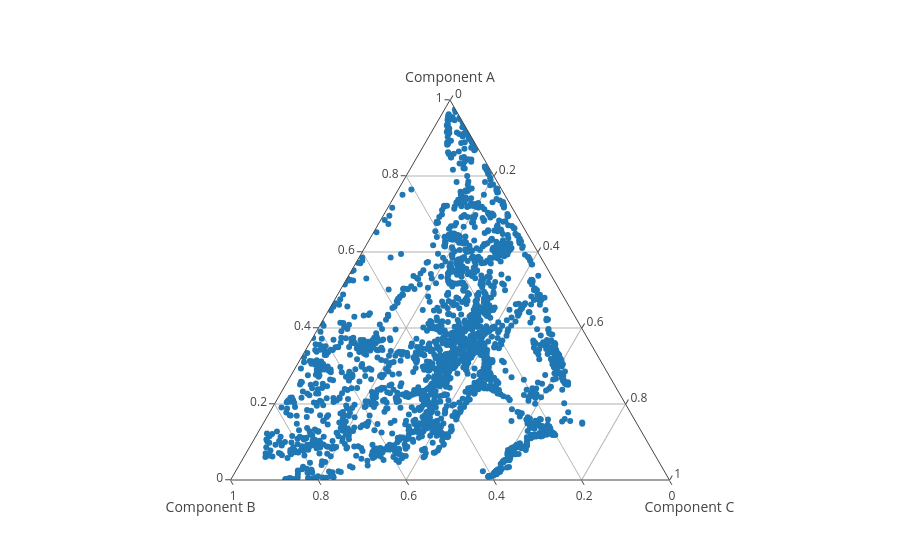

Source (notebook cell):
### Markdown cell above
---
## Figure 4b — Ternary Phase Diagram

**Three axes (all converted to percentile ranks 0–1):**
- **Exposure** (`exposure_rk`) — direct flood exposure at RP 100
- **Cosine similarity** (`cosine_rk`) — travel-route vs. flood-direction alignment
  (high cosine = routes run parallel to flood extent → more vulnerable)
- **GCC size** (`gcc_size_rk`) — size of the giant connected component after
  flooding (normalised by node count); measures network fragmentation

**Figures produced:**
- Full global ternary scatter (all 2569 networks), coloured by WB region
- Ternary plot filtered to US Northeast high-cosine outlier networks
- Empty ternary reference frame for annotation in figure editing software

### Code cell
import plotly.graph_objects as go

fig = go.Figure()

fig.add_trace(go.Scatterternary(
    a=parameters_country_merge["exposure_rk"].to_list(),
    b=parameters_country_merge["cosine_rk"].to_list(),
    c=parameters_country_merge["gcc_size_rk"].to_list(),
    mode="markers",
    marker=dict(size=6)
))

fig.show()
display(parameters_country_merge.head())

### Figure 1 — Plotly figure (JSON) as saved in the notebook; plotly's stock layout.template omitted (floating-point values rounded to 4 significant figures; data arrays with more than 128 entries replaced by an {"elided": "..."} marker saying what was removed)
{"data": [{"a": {"elided": "2407 float values"}, "b": {"elided": "2407 float values"}, "c": {"elided": "2407 float values"}, "marker": {"size": 6}, "mode": "markers", "type": "scatterternary"}], "layout": {"autosize": true, "ternary": {}}}
